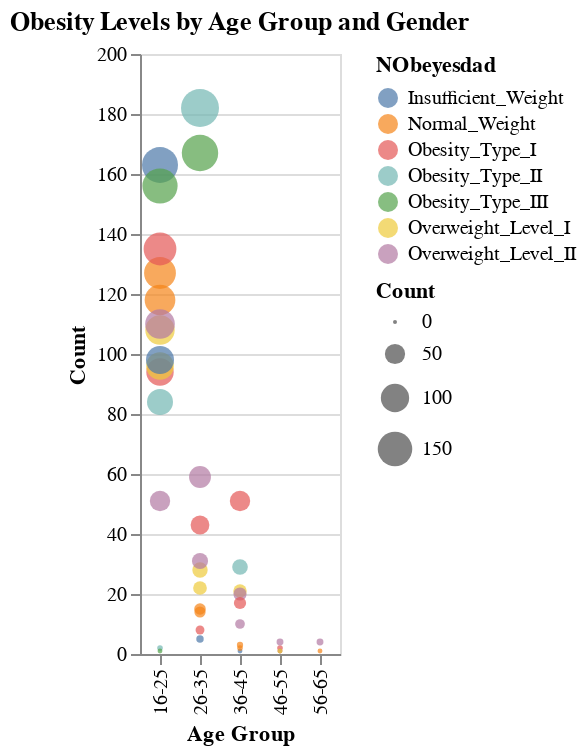

Notebook code cell kept with this figure:
### Markdown cell above
This packed circle chart, created using Altair, visualizes the most common obesity levels across different age groups and genders. Each circle represents a specific demographic segment, where the size of the circle indicates the number of individuals within that group. The x-axis displays the age groups (16-25, 26-35, etc.), while the y-axis shows the corresponding count of individuals in each category. The color of each circle differentiates between obesity levels for easy comparison. This visualization helps wellness providers quickly identify high-risk groups and demographic patterns. By understanding which age and gender groups are more affected by obesity, providers can design more targeted wellness initiatives and health interventions to promote healthier habits and reduce obesity rates.

### Code cell
import pandas as pd
import altair as alt

# Load dataset
file_path = 'data/Cleaned_ObesityDataSet_raw_and_data_sinthetic.csv'
df = pd.read_csv(file_path)

# Create Age Groups
df['AgeGroup'] = pd.cut(
    df['Age'],
    bins=[15, 25, 35, 45, 55, 65],
    labels=['16-25', '26-35', '36-45', '46-55', '56-65']
)

# Group by Gender, AgeGroup, and Obesity Level
count_df = df.groupby(['Gender', 'AgeGroup', 'NObeyesdad'], observed=True).size().reset_index(name='Count')

# Create Packed Circle Chart
chart = alt.Chart(count_df).mark_circle().encode(
    x=alt.X('AgeGroup:N', title='Age Group'),
    y=alt.Y('Count:Q', title='Count'),
    size='Count:Q',
    color=alt.Color('NObeyesdad:N', scale=alt.Scale(scheme='tableau10')),  # Colorblind scheme
    tooltip=['Gender', 'AgeGroup', 'NObeyesdad', 'Count']
).properties(
    title='Obesity Levels by Age Group and Gender'
)

chart

### Figure 1 — Vega-Lite specification as saved in the notebook (floating-point values rounded to 4 significant figures)
{"config": {"view": {"continuousWidth": 300, "continuousHeight": 300}}, "data": {"name": "data-77d9a6ecc62ead8857e75055453ce16a"}, "mark": {"type": "circle"}, "encoding": {"color": {"field": "NObeyesdad", "scale": {"scheme": "tableau10"}, "type": "nominal"}, "size": {"field": "Count", "type": "quantitative"}, "tooltip": [{"field": "Gender", "type": "nominal"}, {"field": "AgeGroup", "type": "ordinal"}, {"field": "NObeyesdad", "type": "nominal"}, {"field": "Count", "type": "quantitative"}], "x": {"field": "AgeGroup", "title": "Age Group", "type": "nominal"}, "y": {"field": "Count", "title": "Count", "type": "quantitative"}}, "title": "Obesity Levels by Age Group and Gender", "$schema": "https://vega.github.io/schema/vega-lite/v5.20.1.json", "datasets": {"data-77d9a6ecc62ead8857e75055453ce16a": [{"Gender": "Female", "AgeGroup": "16-25", "NObeyesdad": "Insufficient_Weight", "Count": 163}, {"Gender": "Female", "AgeGroup": "16-25", "NObeyesdad": "Normal_Weight", "Count": 118}, {"Gender": "Female", "AgeGroup": "16-25", "NObeyesdad": "Obesity_Type_I", "Count": 94}, {"Gender": "Female", "AgeGroup": "16-25", "NObeyesdad": "Obesity_Type_II", "Count": 2}, {"Gender": "Female", "AgeGroup": "16-25", "NObeyesdad": "Obesity_Type_III", "Count": 156}, {"Gender": "Female", "AgeGroup": "16-25", "NObeyesdad": "Overweight_Level_I", "Count": 96}, {"Gender": "Female", "AgeGroup": "16-25", "NObeyesdad": "Overweight_Level_II", "Count": 51}, {"Gender": "Female", "AgeGroup": "26-35", "NObeyesdad": "Insufficient_Weight", "Count": 5}, {"Gender": "Female", "AgeGroup": "26-35", "NObeyesdad": "Normal_Weight", "Count": 14}, {"Gender": "Female", "AgeGroup": "26-35", "NObeyesdad": "Obesity_Type_I", "Count": 8}, {"Gender": "Female", "AgeGroup": "26-35", "NObeyesdad": "Obesity_Type_III", "Count": 167}, {"Gender": "Female", "AgeGroup": "26-35", "NObeyesdad": "Overweight_Level_I", "Count": 28}, {"Gender": "Female", "AgeGroup": "26-35", "NObeyesdad": "Overweight_Level_II", "Count": 31}, {"Gender": "Female", "AgeGroup": "36-45", "NObeyesdad": "Insufficient_Weight", "Count": 1}, {"Gender": "Female", "AgeGroup": "36-45", "NObeyesdad": "Normal_Weight", "Count": 3}, {"Gender": "Female", "AgeGroup": "36-45", "NObeyesdad": "Obesity_Type_I", "Count": 51}, {"Gender": "Female", "AgeGroup": "36-45", "NObeyesdad": "Overweight_Level_I", "Count": 21}, {"Gender": "Female", "AgeGroup": "36-45", "NObeyesdad": "Overweight_Level_II", "Count": 20}, {"Gender": "Female", "AgeGroup": "46-55", "NObeyesdad": "Normal_Weight", "Count": 1}, {"Gender": "Female", "AgeGroup": "46-55", "NObeyesdad": "Obesity_Type_I", "Count": 2}, {"Gender": "Female", "AgeGroup": "46-55", "NObeyesdad": "Overweight_Level_II", "Count": 1}, {"Gender": "Female", "AgeGroup": "56-65", "NObeyesdad": "Normal_Weight", "Count": 1}, {"Gender": "Male", "AgeGroup": "16-25", "NObeyesdad": "Insufficient_Weight", "Count": 98}, {"Gender": "Male", "AgeGroup": "16-25", "NObeyesdad": "Normal_Weight", "Count": 127}, {"Gender": "Male", "AgeGroup": "16-25", "NObeyesdad": "Obesity_Type_I", "Count": 135}, {"Gender": "Male", "AgeGroup": "16-25", "NObeyesdad": "Obesity_Type_II", "Count": 84}, {"Gender": "Male", "AgeGroup": "16-25", "NObeyesdad": "Obesity_Type_III", "Count": 1}, {"Gender": "Male", "AgeGroup": "16-25", "NObeyesdad": "Overweight_Level_I", "Count": 108}, {"Gender": "Male", "AgeGroup": "16-25", "NObeyesdad": "Overweight_Level_II", "Count": 110}, {"Gender": "Male", "AgeGroup": "26-35", "NObeyesdad": "Normal_Weight", "Count": 15}, {"Gender": "Male", "AgeGroup": "26-35", "NObeyesdad": "Obesity_Type_I", "Count": 43}, {"Gender": "Male", "AgeGroup": "26-35", "NObeyesdad": "Obesity_Type_II", "Count": 182}, {"Gender": "Male", "AgeGroup": "26-35", "NObeyesdad": "Overweight_Level_I", "Count": 22}, {"Gender": "Male", "AgeGroup": "26-35", "NObeyesdad": "Overweight_Level_II", "Count": 59}, {"Gender": "Male", "AgeGroup": "36-45", "NObeyesdad": "Normal_Weight", "Count": 2}, {"Gender": "Male", "AgeGroup": "36-45", "NObeyesdad": "Obesity_Type_I", "Count": 17}, {"Gender": "Male", "AgeGroup": "36-45", "NObeyesdad": "Obesity_Type_II", "Count": 29}, {"Gender": "Male", "AgeGroup": "36-45", "NObeyesdad": "Overweight_Level_II", "Count": 10}, {"Gender": "Male", "AgeGroup": "46-55", "NObeyesdad": "Overweight_Level_I", "Count": 1}, {"Gender": "Male", "AgeGroup": "46-55", "NObeyesdad": "Overweight_Level_II", "Count": 4}, {"Gender": "Male", "AgeGroup": "56-65", "NObeyesdad": "Overweight_Level_II", "Count": 4}]}}
